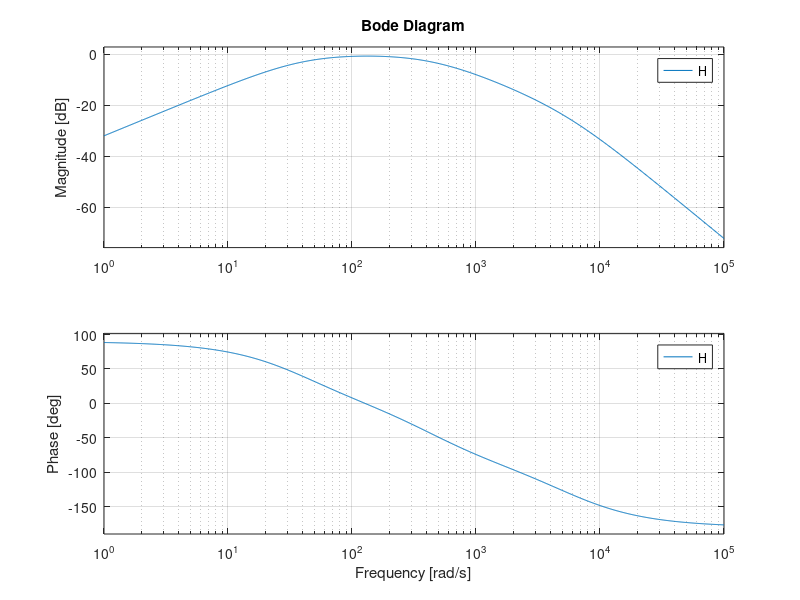

Reproduce this figure in MATLAB.
pkg load control

a1 = 1;
a2 = 440;
a3 = 5500;

w1 = 40;
w2 = 440;
w3 = 5500;

H1 = tf( [a1 0], [1 w1] );
H2 = tf( [a2], [1 w2] );
H3 = tf( [a3], [1 w3] );

H = H1*H2*H3

bode(H)

